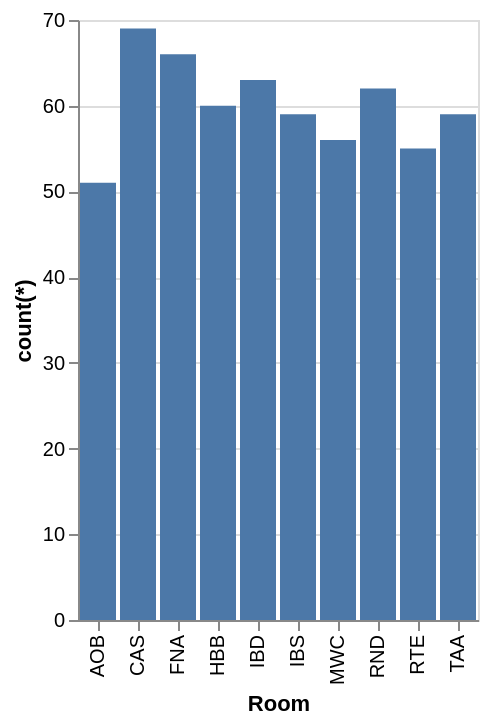

Source (Vega-Lite JSON):
### Vega-Lite specification from a JSON file in a GitHub repository (floating-point values rounded to 4 significant figures)
{"data": {"values": [{"x_data": "AOB", "y_data": 51}, {"x_data": "CAS", "y_data": 69}, {"x_data": "FNA", "y_data": 66}, {"x_data": "HBB", "y_data": 60}, {"x_data": "IBD", "y_data": 63}, {"x_data": "IBS", "y_data": 59}, {"x_data": "MWC", "y_data": 56}, {"x_data": "RND", "y_data": 62}, {"x_data": "RTE", "y_data": 55}, {"x_data": "TAA", "y_data": 59}]}, "mark": "bar", "encoding": {"x": {"field": "x_data", "type": "nominal", "title": "Room", "sort": "ascending"}, "y": {"field": "y_data", "type": "quantitative", "title": "count(*)"}}}
